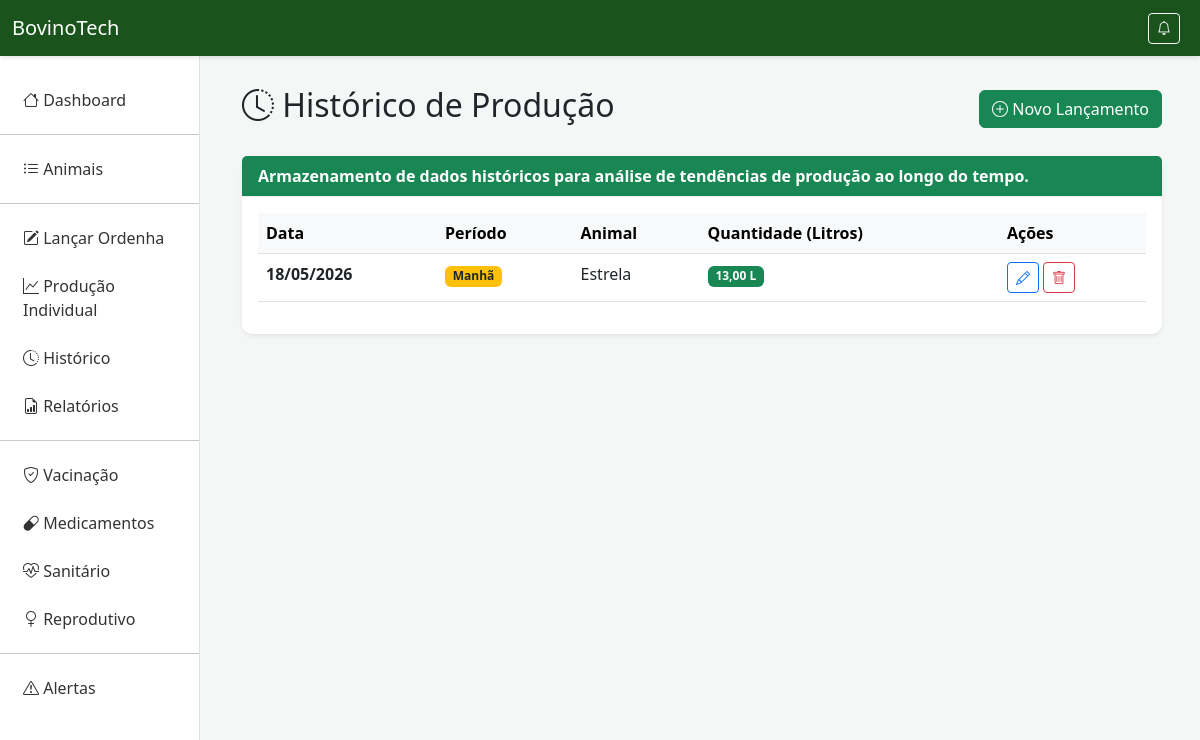
Before: /historico-producao/ with the older database file.
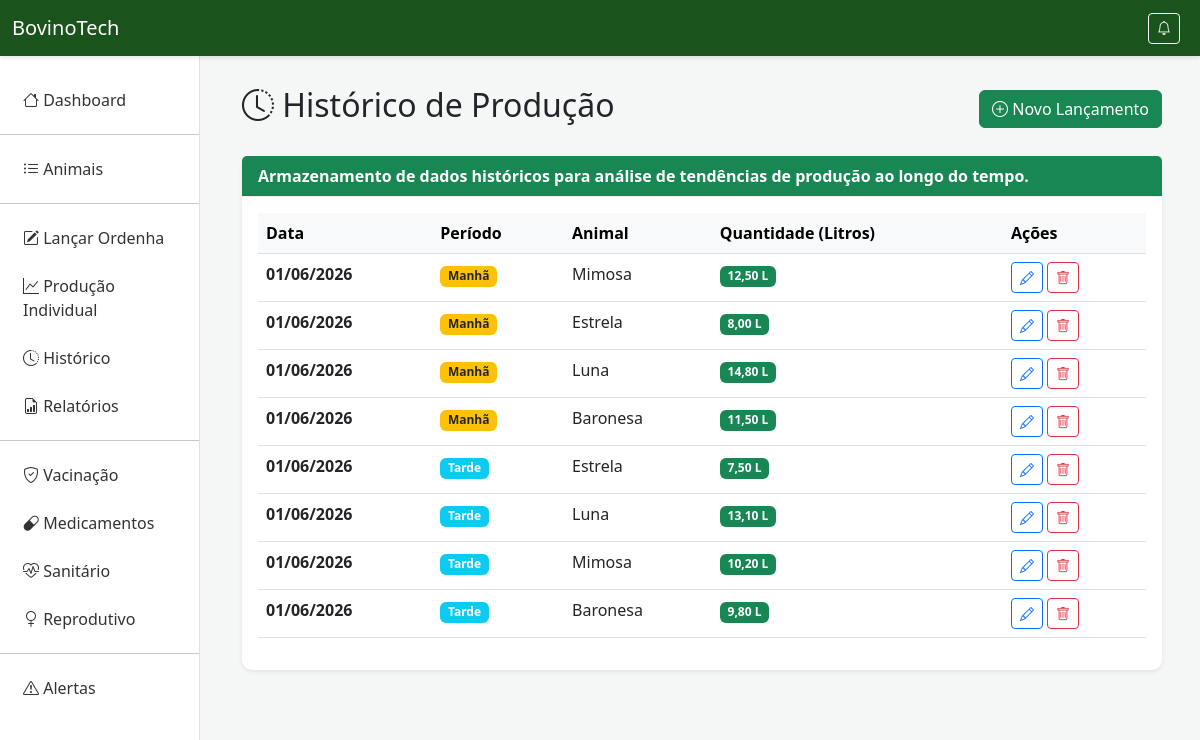
After: the same page with the newer database file.
### producao/models.py (models this page shows, shortened)
class ProducaoLeite(models.Model):
    PERIODO_CHOICES = [('M', 'Manhã'), ('T', 'Tarde')]
    animal = models.ForeignKey(Animal, on_delete=models.CASCADE, related_name='producoes')
    data = models.DateField(verbose_name="Data da Coleta")
    periodo = models.CharField(max_length=1, choices=PERIODO_CHOICES, verbose_name="Período", default='M')
    quantidade_litros = models.DecimalField(max_digits=10, decimal_places=2, verbose_name="Quantidade (Litros)")

class Animal(models.Model):
    SEXO_CHOICES = [('M', 'Macho'), ('F', 'Fêmea')]
    identificacao = models.CharField(max_length=100, unique=True, verbose_name="Brinco/Nome")
    raca = models.CharField(max_length=100, verbose_name="Raça")
    data_nascimento = models.DateField(verbose_name="Data de Nascimento")
    sexo = models.CharField(max_length=1, choices=SEXO_CHOICES, verbose_name="Sexo")

### producao/views.py (the view)
# urls.py: path('historico-producao/', views.historico_producao, name='historico_producao'),
def historico_producao(request):
    animal_id = request.GET.get('animal')
    if animal_id:
        historico = ProducaoLeite.objects.filter(animal_id=animal_id, animal__sexo='F').order_by('-data')
    else:
        historico = ProducaoLeite.objects.filter(animal__sexo='F').order_by('-data')
    return render(request, 'historico_producao.html', {'historico': historico})

### producao/templates/historico_producao.html (shortened to what this page needs)
{% extends 'base.html' %}
{% block content %}
<div class="d-flex justify-content-between align-items-center mb-4">
    <h2><i class="bi bi-clock-history"></i> Histórico de Produção</h2>
    <a href="{% url 'lancar_producao' %}" class="btn btn-success"><i class="bi bi-plus-circle"></i> Novo Lançamento</a>
</div>
<div class="card shadow-sm">
    <div class="card-header bg-success text-white">
        <p class="mb-0">Armazenamento de dados históricos para análise de tendências de produção ao longo do tempo.</p>
    </div>
    <div class="card-body">
        {% if historico %}
        <table class="table table-hover">
            <thead class="table-light">
                <tr>
                    <th>Data</th>
                    <th>Período</th>
                    <th>Animal</th>
                    <th>Quantidade (Litros)</th>
                    <th>Ações</th>
                </tr>
            </thead>
            <tbody>
                {% for registro in historico %}
                <tr>
                    <td><strong>{{ registro.data|date:"d/m/Y" }}</strong></td>
                    <td>
                        {% if registro.periodo == 'M' %}
                            <span class="badge bg-warning text-dark">Manhã</span>
                        {% else %}
                            <span class="badge bg-info">Tarde</span>
                        {% endif %}
                    </td>
                    <td>{{ registro.animal.identificacao }}</td>
                    <td>
                        <span class="badge bg-success">{{ registro.quantidade_litros }} L</span>
                    </td>
                    <td>
                        <a href="{% url 'editar_producao' registro.pk %}" class="btn btn-sm btn-outline-primary" title="Editar"><i class="bi bi-pencil"></i></a>
                        <a href="{% url 'deletar_producao' registro.pk %}" class="btn btn-sm btn-outline-danger" title="Deletar"><i class="bi bi-trash"></i></a>
                    </td>
                </tr>
                {% endfor %}
            </tbody>
        </table>
        {% else %}
        <div class="alert alert-info" role="alert">
            <i class="bi bi-info-circle"></i> Nenhum registro de produção encontrado. <a href="{% url 'lancar_producao' %}">Clique aqui para lançar uma ordenha.</a>
        </div>
        {% endif %}
    </div>
</div>
{% endblock %}

### producao/templates/base.html (shortened to what this page needs)
<!DOCTYPE html>
<html lang="pt-br">
<head>
    <link href="https://cdn.jsdelivr.net/npm/bootstrap@5.3.0/dist/css/bootstrap.min.css" rel="stylesheet">
    <link rel="stylesheet" href="https://cdn.jsdelivr.net/npm/bootstrap-icons@1.10.0/font/bootstrap-icons.css">
</head>
<body>
    <nav class="navbar navbar-expand-lg">
        <div class="container-fluid">
            <a class="navbar-brand" href="{% url 'index' %}"> BovinoTech</a>
            <div class="d-flex align-items-center ms-auto">
                <a href="{% url 'lista_alertas' %}" class="btn btn-outline-light btn-sm position-relative me-2">
                    <i class="bi bi-bell"></i>
                </a>
            </div>
        </div>
    </nav>
    <div class="container-fluid">
        <div class="row g-0">
            <nav class="col-md-2 sidebar collapse" id="sidebarMenu">
                <div class="position-sticky">
                    <ul class="nav flex-column">
                        <li class="nav-item"><a class="nav-link" href="{% url 'index' %}"><i class="bi bi-house"></i> Dashboard</a></li>
                        <li class="nav-item"><hr></li>
                        <li class="nav-item"><a class="nav-link" href="{% url 'lista_animais' %}"><i class="bi bi-list-ul"></i> Animais</a></li>
                        <li class="nav-item"><hr></li>
                        <li class="nav-item"><a class="nav-link" href="{% url 'lancar_producao' %}"><i class="bi bi-pencil-square"></i> Lançar Ordenha</a></li>
                        <li class="nav-item"><a class="nav-link" href="{% url 'controle_individual' %}"><i class="bi bi-graph-up"></i> Produção Individual</a></li>
                        <li class="nav-item"><a class="nav-link" href="{% url 'historico_producao' %}"><i class="bi bi-clock-history"></i> Histórico</a></li>
                        <li class="nav-item"><a class="nav-link" href="{% url 'relatorios' %}"><i class="bi bi-file-earmark-bar-graph"></i> Relatórios</a></li>
                        <li class="nav-item"><hr></li>
                        <li class="nav-item"><a class="nav-link" href="{% url 'vacinacao' %}"><i class="bi bi-shield-check"></i> Vacinação</a></li>
                        <li class="nav-item"><a class="nav-link" href="{% url 'medicamentos' %}"><i class="bi bi-capsule"></i> Medicamentos</a></li>
                        <li class="nav-item"><a class="nav-link" href="{% url 'sanitario' %}"><i class="bi bi-heart-pulse"></i> Sanitário</a></li>
                        <li class="nav-item"><a class="nav-link" href="{% url 'reprodutivo' %}"><i class="bi bi-gender-female"></i> Reprodutivo</a></li>
                        <li class="nav-item"><hr></li>
                        <li class="nav-item"><a class="nav-link" href="{% url 'lista_alertas' %}"><i class="bi bi-exclamation-triangle"></i> Alertas</a></li>
                    </ul>
                </div>
            </nav>
            <main class="col-md-10 main-content">
                {% block content %}{% endblock %}
            </main>
        </div>
    </div>
</body>
</html>

### producao/templates/base.html (style rules this page uses)
* { margin: 0; padding: 0; box-sizing: border-box; }
body { background-color: #f4f7f6; font-family: 'Segoe UI', Tahoma, Geneva, Verdana, sans-serif; }
.navbar { background-color: #1a531b; box-shadow: 0 2px 4px rgba(0,0,0,0.1); position: sticky; top: 0; z-index: 1000; }
.navbar-brand, .nav-link { color: #ffffff !important; }
.sidebar { background: white; min-height: calc(100vh - 56px); padding: 20px 0; border-right: 1px solid #dee2e6; position: fixed; left: 0; top: 56px; width: 200px; overflow-y: auto; z-index: 999; max-height: calc(100vh - 56px); }
.sidebar .nav-link { color: #333 !important; padding: 12px 20px; display: block; border-left: 3px solid transparent; transition: all 0.3s ease; }
.sidebar hr { margin: 10px 0; }
.main-content { padding: 30px; margin-left: 0; min-height: calc(100vh - 56px); }
@media (min-width: 768px) { .main-content { margin-left: 200px; } }
@media (min-width: 768px) { .sidebar { display: block !important; } }
.card { border: none; border-radius: 10px; box-shadow: 0 4px 6px rgba(0,0,0,0.05); }
.card-header { background: white; border-bottom: 1px solid #eee; font-weight: bold; }

Changed rows visible on the page:
removed ProducaoLeite: data "18/05/2026", periodo "Manhã", animal.identificacao "Estrela", quantidade_litros "13,00"
added ProducaoLeite: data "01/06/2026", periodo "Manhã", animal.identificacao "Mimosa", quantidade_litros "12,50"
added ProducaoLeite: data "01/06/2026", periodo "Manhã", animal.identificacao "Estrela", quantidade_litros "8,00"
added ProducaoLeite: data "01/06/2026", periodo "Manhã", animal.identificacao "Luna", quantidade_litros "14,80"
added ProducaoLeite: data "01/06/2026", periodo "Manhã", animal.identificacao "Baronesa", quantidade_litros "11,50"
added ProducaoLeite: data "01/06/2026", periodo "Tarde", animal.identificacao "Estrela", quantidade_litros "7,50"
added ProducaoLeite: data "01/06/2026", periodo "Tarde", animal.identificacao "Luna", quantidade_litros "13,10"
added ProducaoLeite: data "01/06/2026", periodo "Tarde", animal.identificacao "Mimosa", quantidade_litros "10,20"
added ProducaoLeite: data "01/06/2026", periodo "Tarde", animal.identificacao "Baronesa", quantidade_litros "9,80"
